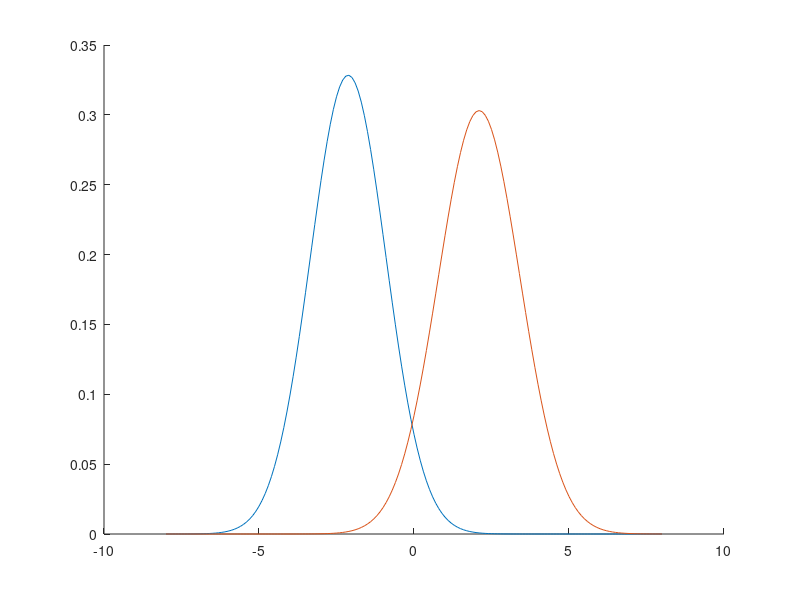

Reproduce this figure in MATLAB.
x=-8:0.1:8;
a=[ -3.9847, -3.5549, -1.2401, -0.9780, -0.7932, -2.8531, -2.7605, -3.7287, -3.5414, -2.2692, -3.4549, -3.0752, -3.9934, -0.9780, -1.5799, -1.4885, -0.7431 , -0.4221 ,-1.1186,-2.3462, -1.0826, -3.4196, -1.3193, -0.8367, -0.6579, -2.9683];
b=[2.8792,0.7932,1.1882,3.0682,4.2532, 0.3271, 0.9846, 2.7648, 2.6588];
amean=mean(a)
astd=std(a)
bmean=mean(b)
bstd=std(b)
y=normpdf(x,amean,astd);
y1=normpdf(x,bmean,bstd);
hold on
plot(x,y)
plot(x,y1)
hold off